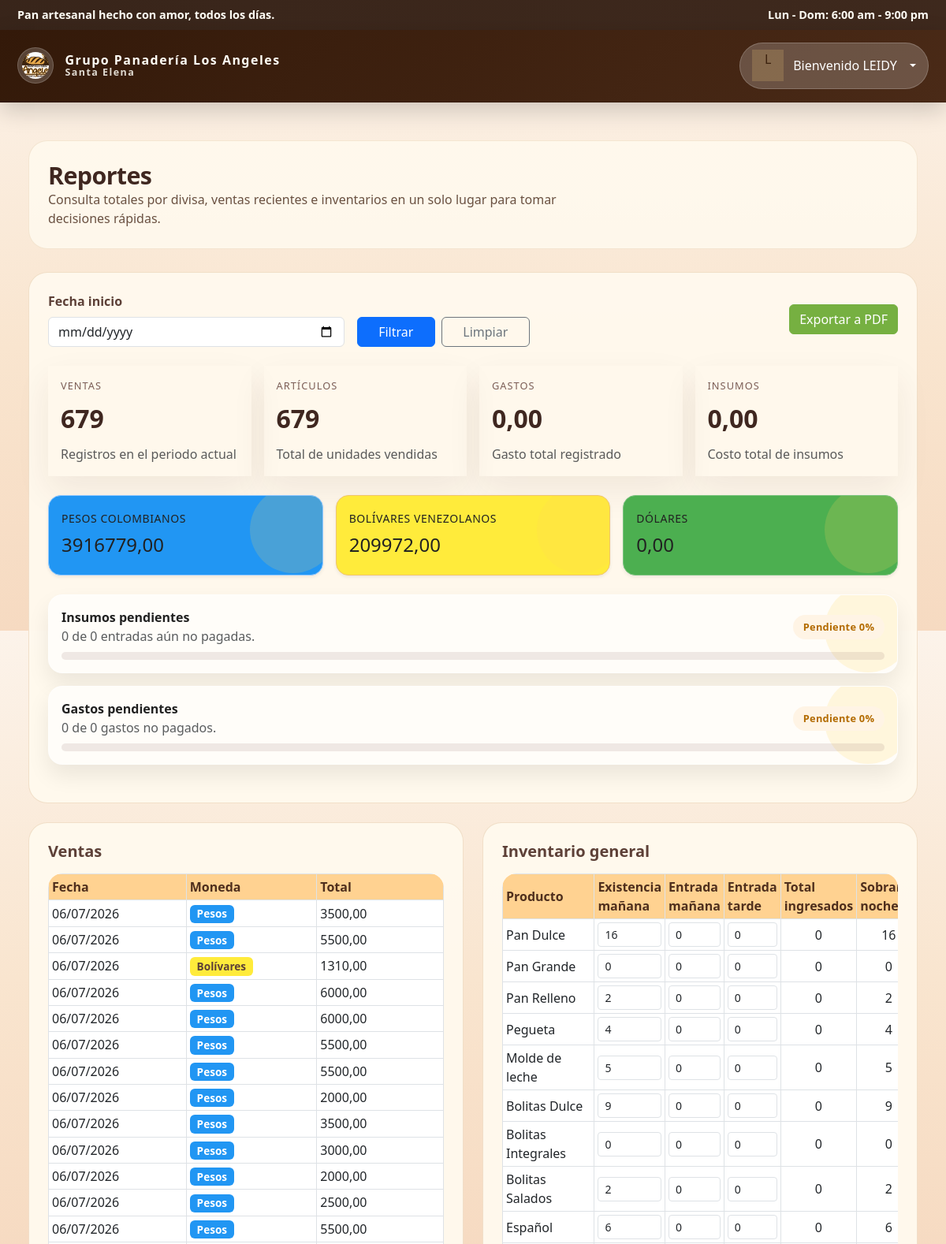
/panaderia/reportes/ (signed in, upper part), run on the app's committed database.
### panaderia/models.py (models this page shows, shortened)
class Venta(models.Model):
    MONEDA_CHOICES = [
        ('COP', 'Pesos colombianos'),
        ('VES', 'Bolívares venezolanos'),
        ('USD', 'Dólares'),
    ]
    ESTADO_CHOICES = [
        ('abierta', 'Abierta'),
        ('cerrada', 'Cerrada'),
    ]
    METODO_PAGO_CHOICES = [
        ('efectivo', 'Efectivo'),
        ('pago_movil', 'Pago móvil'),
        ('tarjeta', 'Tarjeta / Punto de venta'),
        ('transferencia', 'Transferencia'),
    ]
    fecha = models.DateField(default=timezone.now, verbose_name='Fecha')
    moneda = models.CharField(max_length=10, choices=MONEDA_CHOICES, default='COP', verbose_name='Moneda')
    metodo_pago = models.CharField(max_length=20, choices=METODO_PAGO_CHOICES, default='efectivo', verbose_name='Método de pago')
    estado = models.CharField(max_length=10, choices=ESTADO_CHOICES, default='abierta', verbose_name='Estado')
    total = models.DecimalField(max_digits=12, decimal_places=2, default=0, verbose_name='Total')
    observacion = models.TextField(blank=True, verbose_name='Observación')
    creado_en = models.DateTimeField(auto_now_add=True, verbose_name='Creado en')
    class Meta:
        verbose_name = 'Venta'
        verbose_name_plural = 'Ventas'

### panaderia/views.py (the view)
# urls.py: path('reportes/', pan_views.VentaReportView.as_view(), name='reportes'),
class VentaReportView(AdminRequiredMixin, generic.TemplateView):
    template_name = 'panaderia/reportes.html'
    def get_context_data(self, **kwargs):
        context = super().get_context_data(**kwargs)
        ventas = Venta.objects.prefetch_related('items__producto').all()
        employee_insumos = EmployeeInsumo.objects.all()
        gastos = Gasto.objects.all()
        recursos = Panaderia_items.objects.all()
        fecha_inicio = self.request.GET.get('fecha_inicio')
        fecha_fin = self.request.GET.get('fecha_fin')
        if fecha_inicio:
            ventas = ventas.filter(fecha__gte=fecha_inicio)
            employee_insumos = employee_insumos.filter(fecha__gte=fecha_inicio)
            gastos = gastos.filter(fecha__gte=fecha_inicio)
        if fecha_fin:
            ventas = ventas.filter(fecha__lte=fecha_fin)
            employee_insumos = employee_insumos.filter(fecha__lte=fecha_fin)
            gastos = gastos.filter(fecha__lte=fecha_fin)
        context['ventas'] = ventas
        productos = Producto.objects.all()
        productos_snapshot = []
        from django.db.models import Sum
        target_date = None
        if fecha_fin:
            try:
                from django.utils.dateparse import parse_date
                target_date = parse_date(fecha_fin)
            except Exception:
                target_date = None
        elif fecha_inicio:
            try:
                from django.utils.dateparse import parse_date
                target_date = parse_date(fecha_inicio)
            except Exception:
                target_date = None
        if target_date:
            for producto in productos:
                sold_after = VentaItem.objects.filter(producto=producto, venta__fecha__gt=target_date).aggregate(total_sold=Sum('cantidad'))['total_sold'] or 0
                stock_on_date = producto.stock + int(sold_after)
                productos_snapshot.append({'nombre': producto.nombre, 'stock': stock_on_date})
        else:
            for producto in productos:
                productos_snapshot.append({'nombre': producto.nombre, 'stock': producto.stock})
        context['productos'] = productos_snapshot
        context['recursos'] = recursos.order_by('tipo_item', 'marca__nombre')
        context['employee_insumos'] = employee_insumos.order_by('-fecha', '-created_at')
        context['gastos'] = gastos.order_by('-fecha', '-created_at')
        context['fecha_inicio'] = fecha_inicio or ''
        context['fecha_fin'] = fecha_fin or ''
        totals = {'COP': 0, 'VES': 0, 'USD': 0}
        for venta in ventas:
            totals[venta.moneda] += float(venta.total)
        context['currency_totals'] = totals
        context['ventas_count'] = ventas.count()
        context['total_items'] = sum(venta.items.count() for venta in ventas)
        context['employee_insumos_total'] = sum(float(item.costo) for item in employee_insumos)
        context['gastos_total'] = sum(float(item.monto) for item in gastos)
        context['employee_insumos_count'] = employee_insumos.count()
        context['gastos_count'] = gastos.count()
        context['pending_employee_count'] = employee_insumos.filter(pagado=False).count()
        context['pending_expense_count'] = gastos.filter(pagado=False).count()
        context['pending_employee_rate'] = int(round(context['pending_employee_count'] * 100.0 / context['employee_insumos_count'])) if context['employee_insumos_count'] else 0
        context['pending_expense_rate'] = int(round(context['pending_expense_count'] * 100.0 / context['gastos_count'])) if context['gastos_count'] else 0
        return context

### panaderia/views.py (called while the page is built)
    def test_func(self):
        return self.request.user.is_active and (self.request.user.is_staff or self.request.user.is_superuser)

### panaderia/templates/panaderia/reportes.html (shortened to what this page needs)
{% extends 'base.html' %}
{% block content %}
<div class="page-header">
    <div>
        <h1 class="page-title">Reportes</h1>
        <p class="page-intro">Consulta totales por divisa, ventas recientes e inventarios en un solo lugar para tomar decisiones rápidas.</p>
    </div>
</div>
<section class="section-card p-4 mb-4">
    <div class="d-flex flex-column flex-md-row justify-content-between align-items-start align-items-md-center gap-3 mb-4">
        <form method="get" class="row g-3 align-items-end flex-grow-1 mb-0">
            <div class="col-md-5">
                <label class="form-label" for="fecha_inicio">Fecha inicio</label>
                <input type="date" id="fecha_inicio" name="fecha_inicio" class="form-control" value="{{ fecha_inicio }}">
            </div>
            <div class="col-md-3 d-flex gap-2">
                <button type="submit" class="btn btn-primary flex-grow-1">Filtrar</button>
                <a href="{% url 'panaderia:reportes' %}" class="btn btn-outline-secondary flex-grow-1">Limpiar</a>
            </div>
        </form>
        <a href="{% url 'panaderia:export_report_pdf' %}{% if request.GET.urlencode %}?{{ request.GET.urlencode }}{% endif %}" class="btn btn-success">Exportar a PDF</a>
    </div>
    <div class="row g-3 mb-4">
        <div class="col-sm-6 col-md-3">
            <div class="summary-card metric-card p-3 h-100">
                <small class="metric-label">Ventas</small>
                <div class="metric-value">{{ ventas_count }}</div>
                <p class="mb-0 text-muted">Registros en el periodo actual</p>
            </div>
        </div>
        <div class="col-sm-6 col-md-3">
            <div class="summary-card metric-card p-3 h-100">
                <small class="metric-label">Artículos</small>
                <div class="metric-value">{{ total_items }}</div>
                <p class="mb-0 text-muted">Total de unidades vendidas</p>
            </div>
        </div>
        <div class="col-sm-6 col-md-3">
            <div class="summary-card metric-card p-3 h-100">
                <small class="metric-label">Gastos</small>
                <div class="metric-value">{{ gastos_total|floatformat:2 }}</div>
                <p class="mb-0 text-muted">Gasto total registrado</p>
            </div>
        </div>
        <div class="col-sm-6 col-md-3">
            <div class="summary-card metric-card p-3 h-100">
                <small class="metric-label">Insumos</small>
                <div class="metric-value">{{ employee_insumos_total|floatformat:2 }}</div>
                <p class="mb-0 text-muted">Costo total de insumos</p>
            </div>
        </div>
    </div>
    <div class="row g-3 mb-4">
        <div class="col-md-4">
            <div class="report-card p-3 rounded-4 bg-blue text-dark shadow-sm h-100">
                <small>Pesos colombianos</small>
                <div class="h4 mt-2">{{ currency_totals.COP|floatformat:2 }}</div>
            </div>
        </div>
        <div class="col-md-4">
            <div class="report-card p-3 rounded-4 bg-yellow text-dark shadow-sm h-100">
                <small>Bolívares venezolanos</small>
                <div class="h4 mt-2">{{ currency_totals.VES|floatformat:2 }}</div>
            </div>
        </div>
        <div class="col-md-4">
            <div class="report-card p-3 rounded-4 bg-green text-dark shadow-sm h-100">
                <small>Dólares</small>
                <div class="h4 mt-2">{{ currency_totals.USD|floatformat:2 }}</div>
            </div>
        </div>
    </div>
    <div class="row g-3 mb-4 status-grid">
        <div class="col-12">
            <div class="report-card p-3">
                <div class="d-flex justify-content-between align-items-center mb-2 gap-3 flex-column flex-md-row">
                    <div>
                        <strong>Insumos pendientes</strong>
                        <p class="text-muted mb-0">{{ pending_employee_count }} de {{ employee_insumos_count }} entradas aún no pagadas.</p>
                    </div>
                    <span class="status-pill warning">Pendiente {{ pending_employee_rate }}%</span>
                </div>
                <div class="progress-track"><div class="progress-fill" style="width: {{ pending_employee_rate }}%;"></div></div>
            </div>
        </div>
        <div class="col-12">
            <div class="report-card p-3">
                <div class="d-flex justify-content-between align-items-center mb-2 gap-3 flex-column flex-md-row">
                    <div>
                        <strong>Gastos pendientes</strong>
                        <p class="text-muted mb-0">{{ pending_expense_count }} de {{ gastos_count }} gastos no pagados.</p>
                    </div>
                    <span class="status-pill warning">Pendiente {{ pending_expense_rate }}%</span>
                </div>
                <div class="progress-track"><div class="progress-fill" style="width: {{ pending_expense_rate }}%;"></div></div>
            </div>
        </div>
    </div>
</section>
<div class="row g-4">
    <div class="col-lg-6">
        <div class="section-card p-4">
            <h5 class="section-title">Ventas</h5>
            <div class="table-responsive">
                <table class="table table-sm table-bordered table-hover">
                    <thead>
                        <tr>
                            <th>Fecha</th>
                            <th>Moneda</th>
                            <th>Total</th>
                        </tr>
                    </thead>
                    <tbody>
                        {% for venta in ventas %}
                        <tr>
                            <td>{{ venta.fecha|date:'d/m/Y' }}</td>
                            <td>
                                {% if venta.moneda == 'COP' %}
                                    <span class="badge badge-cop">Pesos</span>
                                {% elif venta.moneda == 'VES' %}
                                    <span class="badge badge-ves">Bolívares</span>
                                {% else %}
                                    <span class="badge badge-usd">Dólares</span>
                                {% endif %}
                            </td>
                            <td>{{ venta.total|floatformat:2 }}</td>
                        </tr>
                        {% empty %}
                        <tr><td colspan="3">Sin ventas</td></tr>
                        {% endfor %}
                    </tbody>
                </table>
            </div>
        </div>
    </div>
    <div class="col-lg-6">
        <div class="section-card p-4">
            <h5 class="section-title">Inventario general</h5>
            <div class="table-responsive">
                <table class="table table-sm table-bordered table-hover" id="inventario-table">
                    <thead>
                        <tr>
                            <th>Producto</th>
                            <th>Existencia mañana</th>
                            <th>Entrada mañana</th>
                            <th>Entrada tarde</th>
                            <th>Total ingresados</th>
                            <th>Sobrante noche</th>
                        </tr>
                    </thead>
                    <tbody>
                        {% for producto in productos %}
                        <tr>
                            <td>{{ producto.nombre }}</td>
                            <td><input type="number" min="0" class="form-control form-control-sm existencia-manana" value="{{ producto.stock }}"></td>
                            <td><input type="number" min="0" class="form-control form-control-sm entrada-manana" value="0"></td>
                            <td><input type="number" min="0" class="form-control form-control-sm entrada-tarde" value="0"></td>
                            <td class="text-center"><span class="total-ingresados">0</span></td>
                            <td class="text-center"><span class="sobrante-noche">0</span></td>
                        </tr>
                        {% empty %}
                        <tr><td colspan="7">Sin productos</td></tr>
                        {% endfor %}
                    </tbody>
                </table>
            </div>
        </div>
    </div>
</div>
{% endblock %}

### panaderia/templates/base.html (shortened to what this page needs)
<!DOCTYPE html>
{% load static %}
<html lang="es">
<head>
    <link href="https://cdn.jsdelivr.net/npm/bootstrap@5.3.0/dist/css/bootstrap.min.css" rel="stylesheet">
    <link rel="stylesheet" href="https://cdnjs.cloudflare.com/ajax/libs/font-awesome/6.4.0/css/all.min.css" />
    <link rel="stylesheet" href="{% static 'panaderia/css/styles.css' %}">
</head>
<body class="app-shell">
    <div class="top-bar">
        <div class="container d-flex flex-column flex-md-row align-items-center justify-content-between gap-2 py-2">
            <div class="top-brand-text">Pan artesanal hecho con amor, todos los días.</div>
            <div class="top-hours">Lun - Dom: 6:00 am - 9:00 pm</div>
        </div>
    </div>
    <div class="app-container">
    <nav class="navbar navbar-expand-lg mb-4">
        <div class="container d-flex align-items-center justify-content-between">
            <div class="d-flex align-items-center">
                <a class="navbar-brand" href="{% url 'panaderia:recurso_list' %}">
                    <img src="{% static 'panaderia/img/logo.png' %}" alt="Grupo Panadería Los Angeles" class="navbar-logo" />
                    <div class="brand-text">
                        <span class="brand-title">Grupo Panadería Los Angeles</span>
                        <span class="brand-subtitle">Santa Elena</span>
                    </div>
                </a>
            </div>
            <div class="navbar-nav align-items-center">
                {% if user.is_authenticated %}
                    <div class="dropdown user-dropdown">
                        <button class="user-chip dropdown-toggle" type="button" data-bs-toggle="dropdown" aria-expanded="false">
                            <span class="user-avatar">{{ user.username|first|upper }}</span>
                            <div class="user-meta">
                                <span class="user-name">Bienvenido</span>
                                <span class="user-role">{{ user.username|upper }}</span>
                            </div>
                        </button>
                    </div>
                {% else %}
                    <a class="nav-link" href="{% url 'login' %}">Iniciar sesión</a>
                {% endif %}
            </div>
        </div>
    </nav>
    <main class="main-content">
        <div class="container">
            {% block content %}{% endblock %}
        </div>
    </main>
    </div>
</body>
</html>

### data on the page
Venta: fecha "06/07/2026", moneda "Pesos", total "3500,00"
Venta: fecha "06/07/2026", moneda "Pesos", total "5500,00"
Venta: fecha "06/07/2026", moneda "Bolívares", total "1310,00"
Venta: fecha "06/07/2026", moneda "Pesos", total "6000,00"
Venta: fecha "06/07/2026", moneda "Pesos", total "6000,00"
Venta: fecha "06/07/2026", moneda "Pesos", total "5500,00"
Venta: fecha "06/07/2026", moneda "Pesos", total "5500,00"
Venta: fecha "06/07/2026", moneda "Pesos", total "2000,00"
Venta: fecha "06/07/2026", moneda "Pesos", total "3500,00"
Venta: fecha "06/07/2026", moneda "Pesos", total "3000,00"
Venta: fecha "06/07/2026", moneda "Pesos", total "2000,00"
Venta: fecha "06/07/2026", moneda "Pesos", total "2500,00"
Venta: fecha "06/07/2026", moneda "Pesos", total "5500,00"

### other printed values
{{ user.username|first|upper }} "L"
{{ user.username|upper }} "LEIDY"
{{ ventas_count }} "679"
{{ total_items }} "679"
{{ gastos_total|floatformat:2 }} "0,00"
{{ employee_insumos_total|floatformat:2 }} "0,00"
{{ currency_totals.COP|floatformat:2 }} "3916779,00"
{{ currency_totals.VES|floatformat:2 }} "209972,00"
{{ currency_totals.USD|floatformat:2 }} "0,00"
{{ pending_employee_count }} "0"
{{ employee_insumos_count }} "0"
{{ pending_employee_rate }} "0"
{{ pending_expense_count }} "0"
{{ gastos_count }} "0"
{{ pending_expense_rate }} "0"
